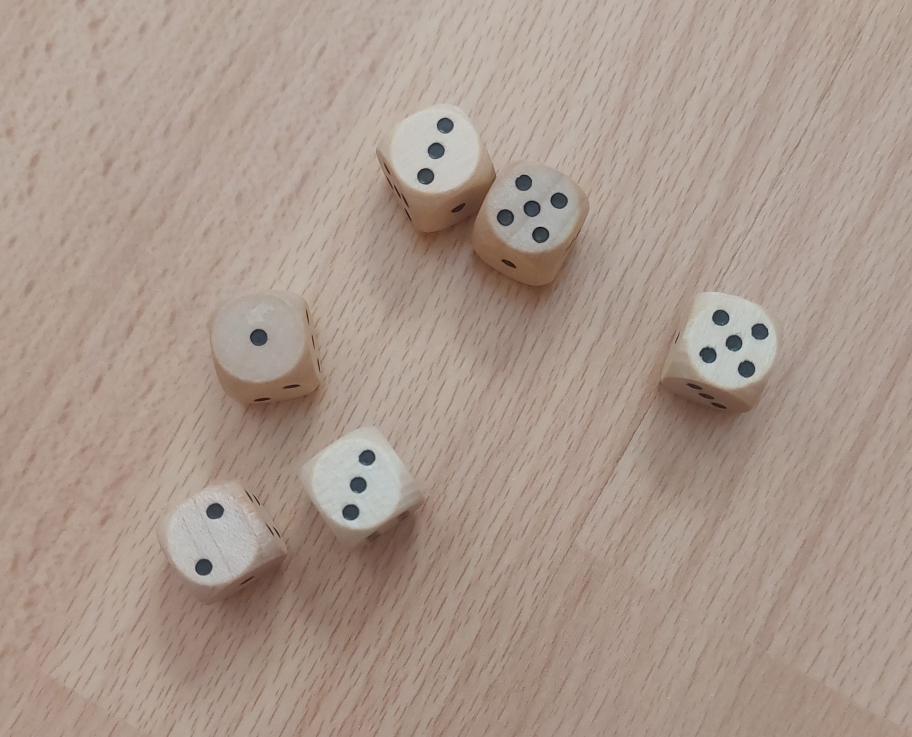
#> input picture project_dice_counter/dataset/test_dataset/d1_1_2_3_3_5_5.jpg, 2735 x 2211 px (shown at 1/3 size)
$ python TestBlackhat.py
#> lines starting #> are read from the running program, lines starting #| are printed output that depends on the picture; after the words box and inside, x2 and y2 are one past the last pixel; in counts of white or black regions, pixels touching at a corner belong together
### project_dice_counter/Blackhat_proximity.py
import cv2
import numpy as np
import matplotlib
from matplotlib import pyplot as plt

from Image_loader import ImageLoader


#todo treba pridat pocitanie bodiek v skupine

class BlackHat:
    def __init__(self, img_path,blackhat_open_s=(6, 6) ):
        self.image_loader = ImageLoader()
        self.img_path = img_path
        self.blackhat_open_s = blackhat_open_s

    def resize_image(self, image, width=800):
        height, original_width = image.shape[:2]
        aspect_ratio = height / original_width
        new_height = int(width * aspect_ratio)
        resized_image = cv2.resize(image, (width, new_height))
        return resized_image

    def preprocess_image(self):
        """
        Applies blackhat morphological operation to enhance the dots.
        :return: Processed binary image
        """

        img = cv2.imread(self.img_path)
        img = self.resize_image(img,600)
        # [4 lines of commented-out code are left out]
        img = cv2.cvtColor(img, cv2.COLOR_BGR2GRAY)
        img = cv2.GaussianBlur(img, (11,11), 0)


        blackhat_img = cv2.morphologyEx(img, cv2.MORPH_BLACKHAT, cv2.getStructuringElement(cv2.MORPH_ELLIPSE, (25,25)))
        cv2.imshow("BlackHat Image 1", blackhat_img)
        cv2.waitKey()

        se = cv2.getStructuringElement(cv2.MORPH_ELLIPSE, self.blackhat_open_s)
        open_img = cv2.morphologyEx(blackhat_img, cv2.MORPH_OPEN, se)
        cv2.imshow("BlackHat Image", blackhat_img)
        cv2.waitKey()

        # Threshold the blackhat image
        _, binary_img = cv2.threshold(open_img, 50, 100, cv2.THRESH_BINARY)
        cv2.imshow("Thresholded BlackHat Image", binary_img)
        cv2.waitKey()

        return binary_img
    def find_dot_centroids(self):
        """
        Finds centroids of detected dots from the preprocessed image.
        :param processed_image: Binary image after blackhat preprocessing.
        :return: List of centroids (x, y) of the detected dots.
        """
        processed_image = self.preprocess_image()
        contours, _ = cv2.findContours(processed_image, cv2.RETR_EXTERNAL, cv2.CHAIN_APPROX_SIMPLE)
        centroids = []

        for cnt in contours:
            if 10 < cv2.contourArea(cnt) < 500:  # Filter out noise
                M = cv2.moments(cnt)
                if M["m00"] != 0:
                    cX = int(M["m10"] / M["m00"])
                    cY = int(M["m01"] / M["m00"])
                    centroids.append((cX, cY))

        # Debug: Show detected centroids
        debug_image = cv2.cvtColor(processed_image, cv2.COLOR_GRAY2BGR)
        for c in centroids:
            cv2.circle(debug_image, c, 5, (0, 0, 255), -1)
        cv2.imshow("Detected Centroids", debug_image)
        cv2.waitKey(0)

        return centroids

    def group_dots_by_proximity(self, centroids, distance_threshold=50):
        """
        Groups dots based on their proximity and validates the group size.
        :param centroids: List of centroids (x, y) of detected dots.
        :param distance_threshold: Maximum distance between dots to consider them part of the same group.
        :return: List of valid groups (1 to 6 centroids each).
        """
        groups = []
        used = set()

        for i, (x1, y1) in enumerate(centroids):
            if i in used:
                continue
            group = [(x1, y1)]
            used.add(i)

            for j, (x2, y2) in enumerate(centroids):
                if j not in used:
                    dist = ((x2 - x1) ** 2 + (y2 - y1) ** 2) ** 0.5
                    if dist < distance_threshold:
                        group.append((x2, y2))
                        used.add(j)

            # Validate group size (1 to 6 dots)
            if 1 <= len(group) <= 6:
                groups.append(group)
        img = cv2.imread(self.img_path)
        # Debug: Visualize grouped dots
        debug_image = np.zeros((2000, 2000, 3), dtype=np.uint8)
        colors = [(255, 0, 0), (0, 255, 0), (0, 0, 255), (255, 255, 0)]
        for i, group in enumerate(groups):
            color = colors[i % len(colors)]
            for c in group:
                cv2.circle(debug_image, c, 5, color, -1)
        cv2.imshow("Valid Groups", debug_image)
        cv2.waitKey(0)

        return groups

    def count_dots(self,groups):
        counted_dots = [0,0,0,0,0,0]

        for i in groups:
            counted_dots[len(i)-1] += 1
        return counted_dots

    # [29 lines left out: functions test, estimate_die_orientation, not called in this run]

img_path = "dataset/test_dataset/d3_1_2_4_6_6_6.jpg"
blackhat_processor = BlackHat(img_path)


img_path = "dataset/test_dataset/d1_1_2_3_3_5_5.jpg"
blackhat_processor = BlackHat(img_path)
#dot_counts = blackhat_processor.find_dice_with_canny()
#for dots in dot_counts:
#    cv2.imshow("dots",dots)
centroids = blackhat_processor.find_dot_centroids()
#> in preprocess_image, img is the input picture: shape (2211, 2735, 3); mean B, G, R 140.9, 152.2, 169.8
#> in preprocess_image, `img = cv2.cvtColor(img, cv2.COLOR_BGR2GRAY)`:
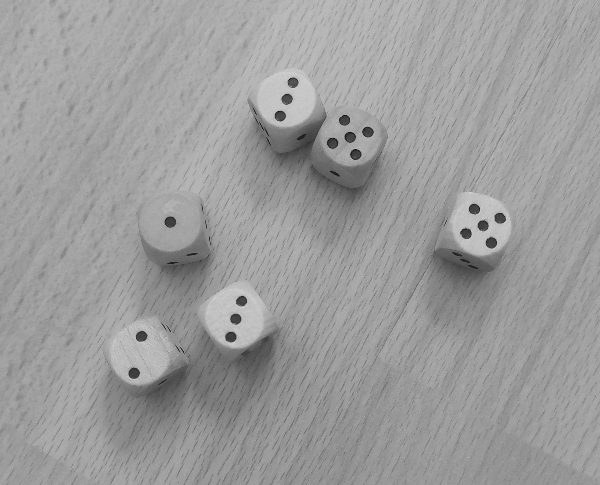
#> img: shape (485, 600); min 0, max 213, mean 156
#> in preprocess_image, `blackhat_img = cv2.morphologyEx(img, cv2.MORPH_BLACKHAT, cv2.getStruct..`:
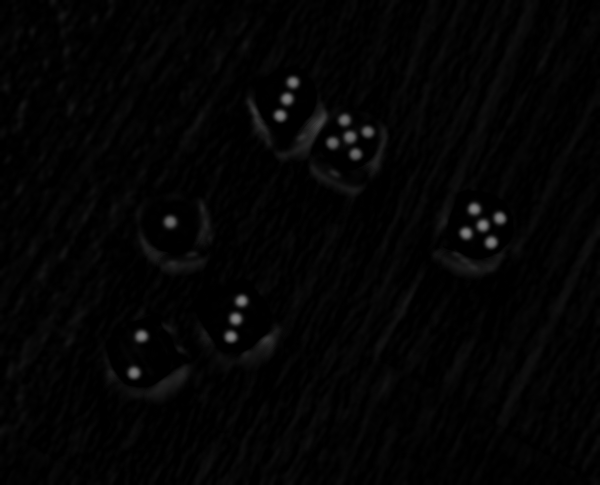
#> blackhat_img: shape (485, 600); min 0, max 127, mean 4.2
#> in preprocess_image, `_, binary_img = cv2.threshold(open_img, 50, 100, cv2.THRESH_BINARY)`:
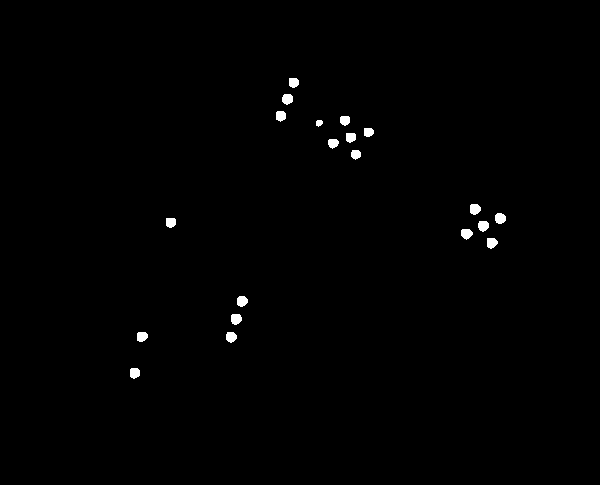
#> binary_img: shape (485, 600); values 0 (black) and 100 (white), 0.61% white; 20 white regions
#> in find_dot_centroids, `contours, _ = cv2.findContours(processed_image, cv2.RETR_EXTERNAL, cv2..`: contours = 20 contours; largest, box (x1, y1, x2, y2) and area: (231, 314, 242, 325) 84, (495, 213, 506, 224) 83, (470, 204, 481, 215) 83, (461, 229, 473, 240) 82, (282, 94, 293, 105) 82
#> the loop in find_dot_centroids, `for cnt in contours:` made 20 passes
#> (cX, cY) on passes 1 to 12: (134, 372), (230, 336), (141, 336), (235, 318), (241, 300), (491, 242), (466, 233), (482, 225), (170, 222), (499, 217), (474, 208), (355, 153)
#> after the loop in find_dot_centroids, `for cnt in contours:`: centroids = [(134, 372), (230, 336), (141, 336), (235, 318), (241, 300), (491, 242), (466, 233), (482, 225), (170, 222), (499, 217), (474, 208), (355, 153), (332, 142), (350, 136), (368, 131), (318, 122), (344, 119), (280, 115), (287, 98), (293, 82)]
#> in find_dot_centroids, `debug_image = cv2.cvtColor(processed_image, cv2.COLOR_GRAY2BGR)`: debug_image: shape (485, 600, 3); values 0 (black) and 100 (white), 0.61% white; 20 white regions, largest, box (x1, y1, x2, y2) and area: (231, 314, 242, 325) 100, (470, 204, 481, 215) 99, (495, 213, 506, 224) 99
#> the loop in find_dot_centroids, `for c in centroids:` made 20 passes
#> after the loop in find_dot_centroids, `for c in centroids:`:
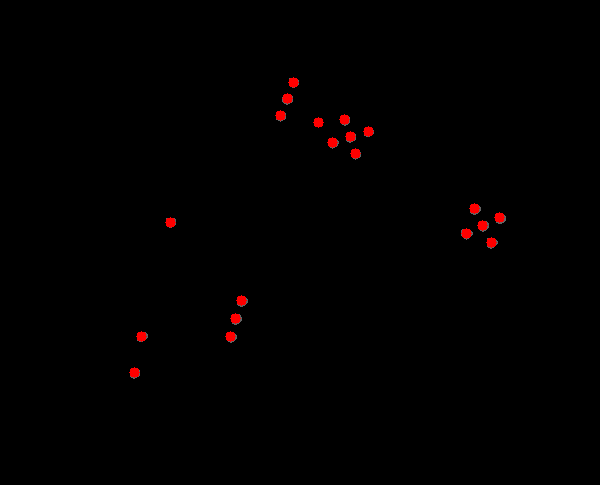
#> debug_image: shape (485, 600, 3); mean B, G, R 0.1, 0.1, 1.5
groups = blackhat_processor.group_dots_by_proximity(centroids)
#> the loop in group_dots_by_proximity, `for i, (x1, y1) in enumerate(centroids):` made 20 passes
#> after the loop in group_dots_by_proximity, `for i, (x1, y1) in enumerate(centroids):`: groups = [[(134, 372), (141, 336)], [(230, 336), (235, 318), (241, 300)], [(491, 242), (466, 233), (482, 225), (499, 217), (474, 208)], [(170, 222)], [(355, 153), (332, 142), (350, 136), (368, 131), (318, 122), (344, 119)], [(280, 115), (287, 98), (293, 82)]]; used = 20 items
#> the loop in group_dots_by_proximity, `for i, group in enumerate(groups):` made 6 passes
#> (group, color) on passes 1, 2, 3, 4, 6: ([(134, 372), (141, 336)], (255, 0, 0)), ([(230, 336), (235, 318), (241, 300)], (0, 255, 0)), ([(491, 242), (466, 233), (482, 225), (499, 217), (474, 208)], (0, 0, 255)), ([(170, 222)], (255, 255, 0)), ([(280, 115), (287, 98), (293, 82)], (0, 255, 0))
#> color on pass 5: (255, 0, 0)
#> after the loop in group_dots_by_proximity, `for i, group in enumerate(groups):`:
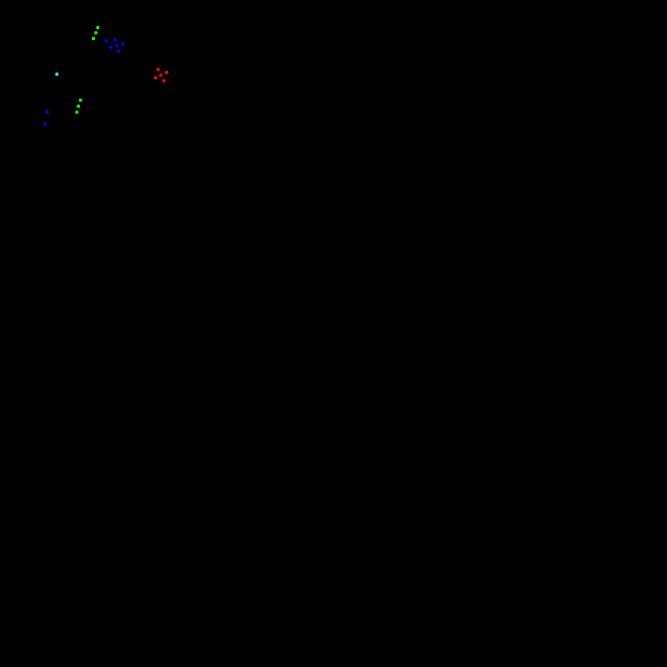
#> debug_image: shape (2000, 2000, 3) (shown at 1/3 size); mean of channels 0, 1, 2 0, 0, 0; drawn as B, G, R
counted_dots = blackhat_processor.count_dots(groups)
#> the loop in count_dots, `for i in groups:` made 6 passes
#> i on passes 1, 2, 3, 4, 6: [(134, 372), (141, 336)], [(230, 336), (235, 318), (241, 300)], [(491, 242), (466, 233), (482, 225), (499, 217), (474, 208)], [(170, 222)], [(280, 115), (287, 98), (293, 82)]
#> after the loop in count_dots, `for i in groups:`: counted_dots = [1, 1, 2, 0, 1, 1]
#> counted_dots = [1, 1, 2, 0, 1, 1]
#print(counted_dots)


#print(f"Dot counts for each die: {dot_counts}")

### project_dice_counter/BlackHat_Cluster.py
import cv2
import numpy as np
from sklearn.cluster import DBSCAN

#from Blackhat_Canny import dot_counts


class BlackHat:
    def __init__(self, img_path, blackhat_open_s=(6, 6)):
        self.img_path = img_path
        self.blackhat_open_s = blackhat_open_s

    def resize_image(self, image, width=800):
        height, original_width = image.shape[:2]
        aspect_ratio = height / original_width
        new_height = int(width * aspect_ratio)
        resized_image = cv2.resize(image, (width, new_height))
        return resized_image

    def preprocess_image(self):
        """
        Applies BlackHat morphological operation to enhance dots.
        Returns the preprocessed binary image.
        """
        img = cv2.imread(self.img_path)
        img = self.resize_image(img, 600)
        #img = cv2.medianBlur(img, 9)
        gray = cv2.cvtColor(img, cv2.COLOR_BGR2GRAY)
        gray = cv2.GaussianBlur(gray, (13, 13), 0)


        # BlackHat Morphology
        blackhat_img = cv2.morphologyEx(gray, cv2.MORPH_BLACKHAT,
                                        cv2.getStructuringElement(cv2.MORPH_ELLIPSE, (25, 25)))

        # Use an opening operation to clean up noise
        se = cv2.getStructuringElement(cv2.MORPH_ELLIPSE, self.blackhat_open_s)
        open_img = cv2.morphologyEx(blackhat_img, cv2.MORPH_OPEN, se)

        # Threshold to create binary image
        _, binary_img = cv2.threshold(open_img, 50, 255, cv2.THRESH_BINARY)

        return binary_img, img

    def find_dots(self, binary_image):
        """
        Finds dots in the binary image after BlackHat and thresholding.
        """
        contours, _ = cv2.findContours(binary_image, cv2.RETR_EXTERNAL, cv2.CHAIN_APPROX_SIMPLE)

        dots = []
        for contour in contours:
            if cv2.contourArea(contour) > 10:  # Filter out small noise
                M = cv2.moments(contour)
                if M["m00"] != 0:
                    cx = int(M["m10"] / M["m00"])
                    cy = int(M["m01"] / M["m00"])
                    dots.append((cx, cy))  # Centroid of the dot
        return dots

    def get_dice_from_dots(self, dots):
        """
        Groups blobs into dice using DBSCAN clustering.
        Returns a list of dice, each represented by the number of dots and the centroid.
        """
        X = np.asarray(dots)
        dice = []

        # DBSCAN clustering
        if dots != []:
            clustering = DBSCAN(eps=50, min_samples=1).fit(X)

            # Number of dice detected
            num_dice = max(clustering.labels_) + 1


            # [5 lines of commented-out code are left out]

            for i in range(num_dice):
                X_dice = X[clustering.labels_ == i]
                num_dots = len(X_dice)

                #if 1 <= num_dots < 7:
                centroid_dice = np.mean(X_dice, axis=0)  # Average position of the dots in the cluster
                dice.append([num_dots, *centroid_dice])

                # If the number of detected dice exceeds 6, trim to the closest 6 clusters by proximity to the centroid
            if len(dice) > 6:
                overall_centroid = np.mean([d[1:] for d in dice], axis=0)
                dice.sort(key=lambda d: np.linalg.norm(np.array(d[1:]) - overall_centroid))
                dice = dice[:6]

        return dice

    def test(self):
        binary_img, img = self.preprocess_image()
        dots = self.find_dots(binary_img)
        dice = self.get_dice_from_dots(dots)
        self.analyze_image()
        dot_counts = [0,0,0,0,0,0]
        #print(dice)
        for die in dice:

            num = die[0]-1
            #print(num, die[0])
            dot_counts[num] += 1
        return dot_counts

    def analyze_image(self):
        """
        Main function to detect dice faces and count dots using BlackHat and DBSCAN.
        """
        binary_img, img = self.preprocess_image()
        dots = self.find_dots(binary_img)

        # Clustering blobs into dice using DBSCAN
        dice = self.get_dice_from_dots(dots)


        debug_image = img.copy()  # Copy of the original image for debugging

        # Draw the blobs (dots) on the image
        for blob in dots:
            cv2.circle(debug_image, blob, 5, (0, 0, 255), -1)  # Red circles for dots

        # Draw the centroids of detected dice and the number of dots on each die
        for i, dice_info in enumerate(dice):
            num_dots, cx, cy = dice_info
            cv2.circle(debug_image, (int(cx), int(cy)), 10, (0, 255, 0), 2)  # Green circle for centroid
            cv2.putText(debug_image, f"Die {i + 1}: {num_dots} dots", (int(cx)+10, int(cy)+5 ),
                        cv2.FONT_HERSHEY_SIMPLEX, 0.5, (0, 0, 0), 1)

        # Show the final result with detected dice and dots
        cv2.imshow("Detected Dice and Dots", debug_image)
        cv2.waitKey(0)
        cv2.destroyAllWindows()

        return dice


blackhat_method = BlackHat("dataset/test_dataset/d1_1_2_3_3_5_5.jpg",(6,6))
dice_values = blackhat_method.test()
#> in preprocess_image, `se = cv2.getStructuringElement(cv2.MORPH_ELLIPSE, self.blackhat_open_s)`: se = [[0, 0, 0, 1, 0, 0], [0, 1, 1, 1, 1, 1], [1, 1, 1, 1, 1, 1], [1, 1, 1, 1, 1, 1], [1, 1, 1, 1, 1, 1], [0, 1, 1, 1, 1, 1]]
#> in preprocess_image, `_, binary_img = cv2.threshold(open_img, 50, 255, cv2.THRESH_BINARY)`: binary_img: shape (485, 600); 0.57% white; 20 white regions
#> in find_dots, `contours, _ = cv2.findContours(binary_image, cv2.RETR_EXTERNAL, cv2.CH..`: contours = 20 contours; largest, box (x1, y1, x2, y2) and area: (470, 204, 481, 215) 83, (478, 221, 489, 232) 81, (231, 314, 242, 325) 80, (495, 214, 506, 224) 77, (137, 332, 148, 342) 76
#> the loop in find_dots, `for contour in contours:` made 20 passes
#> after the loop in find_dots, `for contour in contours:`: dots = [(134, 372), (230, 336), (141, 336), (235, 318), (241, 301), (491, 242), (466, 233), (482, 225), (170, 221), (499, 218), (474, 208), (355, 153), (332, 142), (350, 137), (367, 131), (318, 123), (344, 119), (280, 115), (287, 98), (293, 82)]
#> in get_dice_from_dots, `X = np.asarray(dots)`: X = 20 rows, first 8: [134, 372], [230, 336], [141, 336], [235, 318], [241, 301], [491, 242], [466, 233], [482, 225]
#> in get_dice_from_dots, `num_dice = max(clustering.labels_) + 1`: num_dice = 5
#> the loop in get_dice_from_dots, `for i in range(num_dice):` made 5 passes
#> (num_dots, centroid_dice) on passes 3 to 5: (5, [482.4, 225.2]), (1, [170, 221]), (9, [325.1, 122.2])
#> (X_dice, num_dots, centroid_dice) on passes 1 to 2: ([[134, 372], [141, 336]], 2, [137.5, 354]), ([[230, 336], [235, 318], [241, 301]], 3, [235.3, 318.3])
#> after the loop in get_dice_from_dots, `for i in range(num_dice):`: dice = [[2, 137.5, 354], [3, 235.3, 318.3], [5, 482.4, 225.2], [1, 170, 221], [9, 325.1, 122.2]]
#> the loop in find_dots (call 2), `for contour in contours:` made 20 passes
#> the loop in get_dice_from_dots (call 2), `for i in range(num_dice):` made 5 passes
#> the loop in analyze_image, `for blob in dots:` made 20 passes
#> after the loop in analyze_image, `for blob in dots:`:
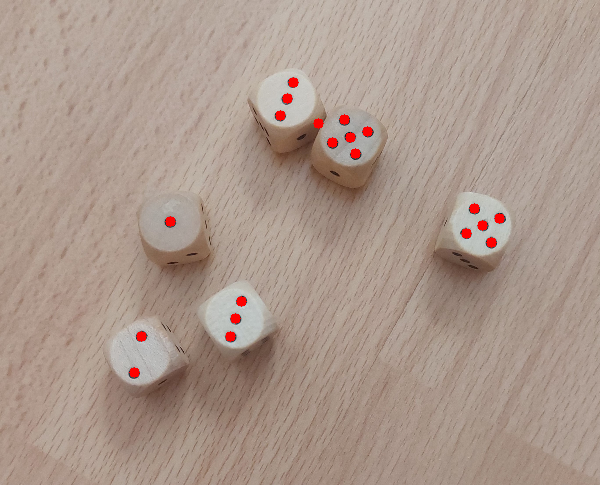
#> debug_image: shape (485, 600, 3); mean B, G, R 140.4, 151.7, 170.7
#> the loop in analyze_image, `for i, dice_info in enumerate(dice):` made 5 passes
#> after the loop in analyze_image, `for i, dice_info in enumerate(dice):`:
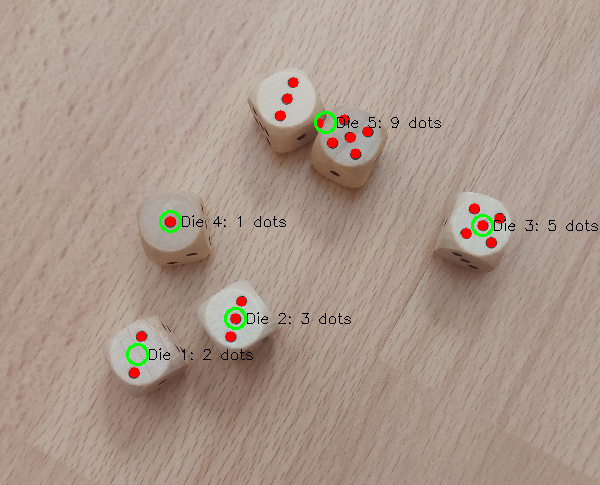
#> debug_image: shape (485, 600, 3); 0.67% of pixels changed, all inside (x1, y1, x2, y2) = (126, 111, 598, 366)
#> the loop in test, `for die in dice: ` made 5 passes
#> (die, num) on passes 1 to 5: ([2, 137.5, 354], 1), ([3, 235.3, 318.3], 2), ([5, 482.4, 225.2], 4), ([1, 170, 221], 0), ([9, 325.1, 122.2], 8)
#> after the loop in test, `for die in dice:`: dot_counts = [1, 1, 1, 0, 1, 0]
print(dice_values)

### project_dice_counter/Image_loader.py
import os
import cv2
import numpy as np
import matplotlib
from matplotlib import pyplot as plt
matplotlib.use('TkAgg')

class ImageLoader():
    def __init__(self):
        self.val_dir = "./dataset/validation_dataset/"
        self.val_images = self.list_files(self.val_dir)

        self.test_dir = "./dataset/test_dataset/"
        self.test_images = self.list_files(self.test_dir)

    def list_files(self, directory):
        files = []
        for filename in os.listdir(directory):
            if os.path.isfile(os.path.join(directory, filename)):
                files.append(directory + filename)
        return files

    # [14 lines left out: functions show, show_gray, not called in this run]

    def is_grayscale(self, img):
        return len(img.shape) == 2

    # [9 lines left out: function extract_dice_rolls_from_filename, not called in this run]

### project_dice_counter/TestBlackhat.py
import os

from Image_loader import ImageLoader
from Blackhat_proximity import BlackHat as BHP
#> (the run stopped early here; a loop or call above may not have finished)
